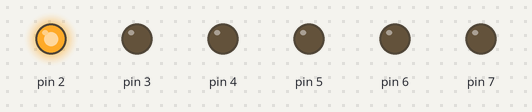
The sketch below on a simulated Arduino Uno, built with avr-gcc and run on an emulated ATmega328P. Parts: output pins drawn as LEDs (lit = HIGH).

Above: at 0.05 s.
At 0.35 s:
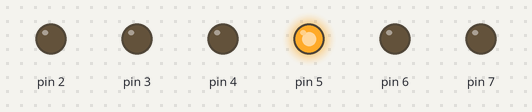
At 0.95 s:
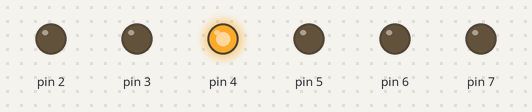
At 1.35 s:
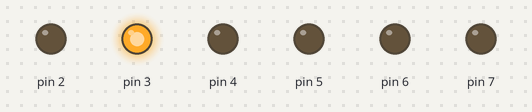
At 1.8 s:
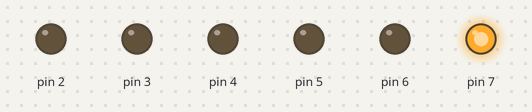
At 2.85 s:
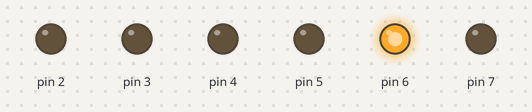
Timing chart, 0 to 3.1 s (numbered marks = the images above):
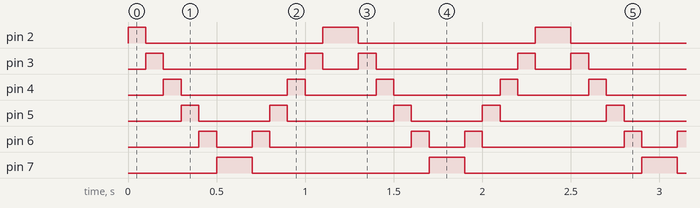

Measured:
- by itself, pin 2: repeats every 1.2 s: LOW 1.0 s, HIGH 0.20 s
- by itself, pin 3: repeats every 1.2 s: LOW 0.80 s, HIGH 0.10 s, LOW 0.20 s, HIGH 0.10 s
- by itself, pin 4: repeats every 1.2 s: LOW 0.60 s, HIGH 0.10 s, LOW 0.40 s, HIGH 0.10 s
- by itself, pin 5: repeats every 1.2 s: LOW 0.40 s, HIGH 0.10 s, LOW 0.60 s, HIGH 0.10 s
- by itself, pin 6: repeats every 1.2 s: LOW 0.20 s, HIGH 0.10 s, LOW 0.80 s, HIGH 0.10 s
- by itself, pin 7: alternates HIGH for 0.20 s and LOW for 1.0 s

The sketch:

scanner.ino
```cpp
int time = 100;
void setup()
{
  for (int Pin = 2; Pin < 8; Pin++)
  {
    pinMode(Pin, OUTPUT);
  }
}

void loop()
{
  for (int Pin = 2; Pin < 8; Pin++)
  {
    digitalWrite(Pin, HIGH);
    delay(time);
    digitalWrite(Pin, LOW);
  }


  for (int Pin = 7; Pin >= 2; Pin--)
  {
    digitalWrite(Pin, HIGH);
    delay(time);
    digitalWrite(Pin, LOW);
  }
}
```
